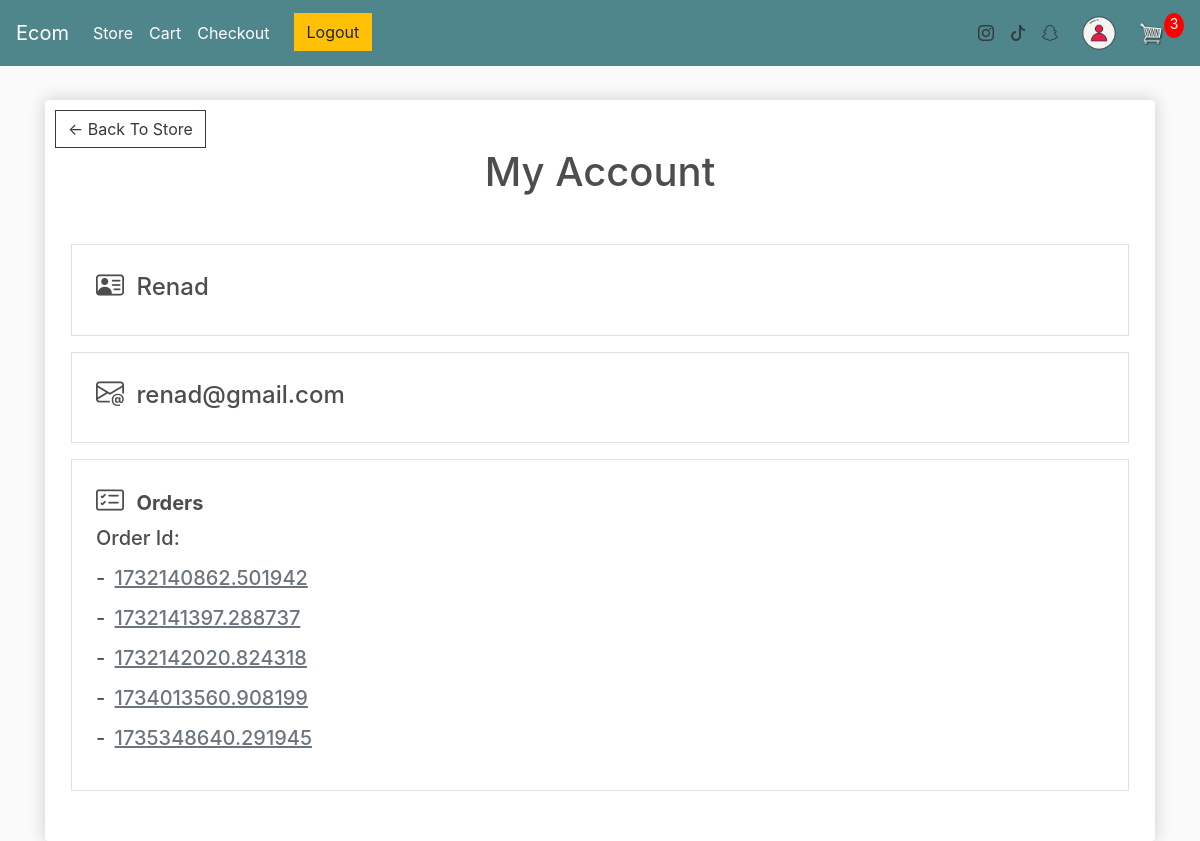
The app's page /account/ (signed in) with its own data.
### store/models.py (models this page shows, shortened)
class Order(models.Model):
	customer = models.ForeignKey(Customer, on_delete=models.SET_NULL, null=True, blank=True)  # ForeignKey for Customer table , if customer deleted we don't need to delete the order so we set the customer null -->> on_delete=models.SET_NULL
	date_ordered = models.DateTimeField(auto_now_add=True)
	complete = models.BooleanField(default=False)                 # A Boolean field indicating whether the order is complete.
	transaction_id = models.CharField(max_length=100, null=True)   # it is look like order id
	@property
	def get_cart_items(self):    # return the number of order items
		orderitems = self.orderitem_set.all()
		total = sum([item.quantity for item in orderitems])
		return total

class Customer(models.Model):
	user = models.OneToOneField(User, null=True, blank=True, on_delete=models.CASCADE)   #OneToOne relationship, it means , one user only have one customer and one customer only have one user
	name = models.CharField(max_length=200, null=True)
	email = models.CharField(max_length=200)
	def __str__(self):
		return self.name

### store/views.py (the view)
# urls.py: path('account/', views.user_account, name="user_account"),
def user_account(request):
	try:
		data = cartData(request)
		cartItems = data['cartItems']
		order = data['order']
		items = data['items']
		orders = Orders(request)
		context = {'items':items, 'order':order, 'cartItems':cartItems, 'orders':orders}
	except:
		context = {'items':items, 'order':order, 'cartItems':cartItems}
	return render(request, 'store/useraccount.html', context)

### store/utils.py (called while the page is built)
def cartData(request):
	if request.user.is_authenticated:        #check if user authenticated
		customer = request.user.customer      # user authenticated
		order, created = Order.objects.get_or_create(customer=customer, complete=False)      #Checks if there’s an incomplete order for this customer in the database. If it exists, order is assigned to it; if not, it creates a new Order.
		items = order.orderitem_set.all()                #Fetches all items (related OrderItem objects) associated with the order.
		cartItems = order.get_cart_items
	else:
		cookieData = cookieCart(request)    # call cookieCart function that in utils.py
		cartItems = cookieData['cartItems']   # get cartItems
		order = cookieData['order']          # get order
		items = cookieData['items']          # get items
	return {'cartItems':cartItems ,'order':order, 'items':items}

def Orders(request):
	if request.user.is_authenticated:
		customer = request.user.customer
		orders = Order.objects.filter(customer=customer, complete=True)
	return orders

### store/templates/store/useraccount.html
{% extends 'store/main.html' %}
{% load static %}
{% block content %}
<div class="row">
    <div class="col-lg-12">
        <div class="box-element">
            <div><a class="btn btn-outline-dark" href="{% url 'store' %}">&#x2190; Back To Store</a></div>
            <h1 class="log">My Account</h1>
            <br>
            {% if user.is_authenticated %}
            <div class="border m-3 p-4">
                <h3 style="display:inline-block;"><i class="bi bi-person-vcard mr-2"></i></h3>
                <h4 style="display:inline-block;">{{order.customer}}</h4>
            </div>
            <div class="border m-3 p-4">
                <h3 style="display:inline-block;"><i class="bi bi-envelope-at mr-2"></i></h3>
                <h4 style="display:inline-block;">{{order.customer.email}}</h4>
            </div>
            <div class="border m-3 p-4">
                <h3 style="display:inline-block;"><i class="bi bi-card-checklist mr-2"></i></h3>
                <h5 style="display:inline-block;"><strong>Orders</h5></strong>
                <h5>Order Id: </h5>
                {% for order in orders %}
                <p><h5>- <a style="TEXT-DECORATION: underline" class="text-secondary ml-1" href="{% url 'preorder' tranid=order.transaction_id %}">{{ order.transaction_id }}</a></h5></p>
                {% endfor %}
            </div>
            {% else %}
            <h5 class="m-3"><strong>You Haven't Logged In. </strong><a href="{% url 'login' %}">To Logging In...</a>
            </h5>
            <h5 class="m-3"><strong>If You Don't Have Account. </strong><a href="{% url 'register' %}">Go To Create
                    One...</a></h5>
            {% endif %}
            <br>
        </div>
    </div>
</div>
{% endblock content %}

### static/css/main.css (style rules this page uses)
body { background-color: hsl(0, 0%, 98%); }
h1,h2,h3,h4,h5,h6 { color:hsl(0, 0%, 30%); }
.box-element { box-shadow:hsl(0, 0%, 80%) 0 0 16px; background-color: #fff; border-radius: 4px; padding: 10px; }
.col-lg-4, .col-lg-6, .col-lg-8, .col-lg-12 { margin-top: 10px; }
.btn { border-radius: 0; }
.log { text-align: center; }

### records on screen
Order: customer "Renad", customer.email "renad@gmail.com"
Order: transaction_id "1732140862.501942"
Order: transaction_id "1732141397.288737"
Order: transaction_id "1732142020.824318"
Order: transaction_id "1734013560.908199"
Order: transaction_id "1735348640.291945"

### other values on screen
{{ cartItems }} "3"
